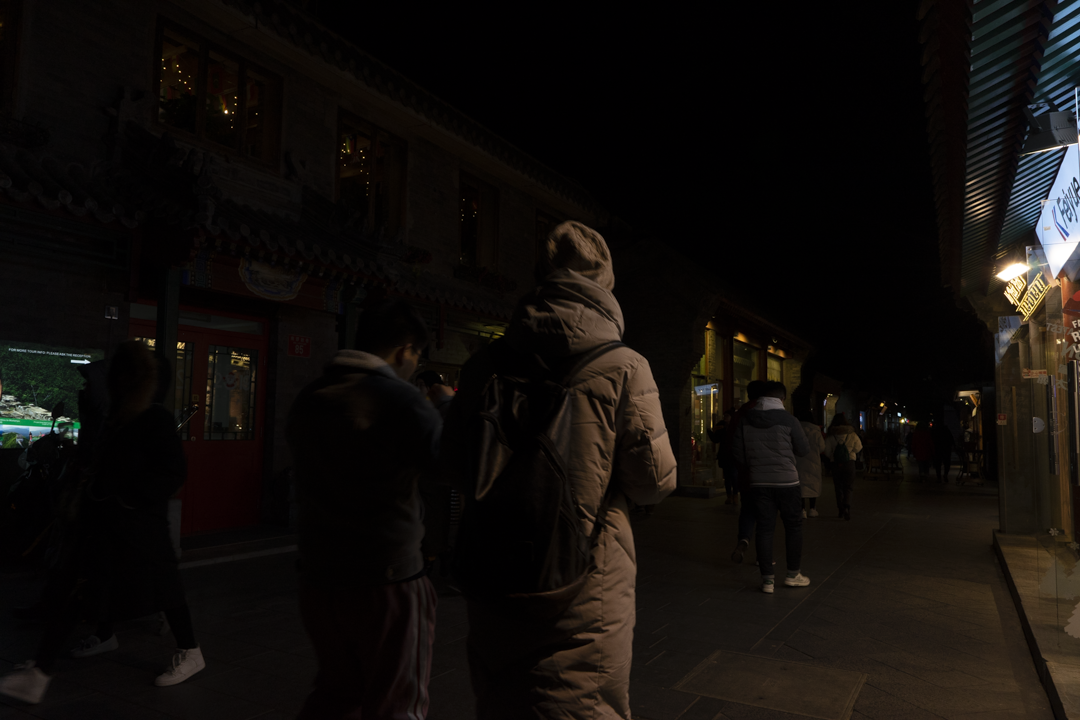
#> input picture Vision Artificial/Actividad1/imagenes/caso 1/Imagen1_original.png, 1080 x 720 px
$ jupyter execute caso1.ipynb
#> lines starting #> are read from the running program, lines starting #| are printed output that depends on the picture
[cell 1]
import matplotlib.pyplot as plt
import cv2
import numpy as np

# Leer la imagen y convertirla a escala de grises
I_gray = cv2.imread('Imagen1_original.png', cv2.IMREAD_GRAYSCALE)
#> I_gray: shape (720, 1080); min 0, max 255, mean 14.1

# Convertir a tipo float para aplicar la transformación
# Añadir 1 para evitar log(0)
I_normalizada = I_gray.astype(np.float64) + 1

# Parámetro de la transformación logarítmica
# Factor de escala
c = 1
c = 255 / np.log10(1 + 255)
print(c)
nbins = 512

# Función de transformación logarítmica
r = np.linspace(0, np.max(I_gray), nbins)   # Crear un rango de intensidades
#> r = 512 values from 0 to 255
s = c * np.log10(1 + r)                  # Aplicar la transformación logarítmica
#> s = 512 values from 0 to 255

# Graficar la función de transformación logarítmica
plt.figure()
plt.plot(r, s, linewidth=2)
plt.xlabel('Valor de Intensidad Original (r)')
plt.ylabel('Valor de Intensidad Transformado (s)')
plt.title(f'Función de Transformación Logarítmica (c={c})')
plt.grid(True)
plt.show()
#> figure, not shown here; curve peaks at x = 255, y = 255

# Aplicar la transformación logarítmica a la imagen
imagen_logaritmica = c * np.log10(1 + I_normalizada)
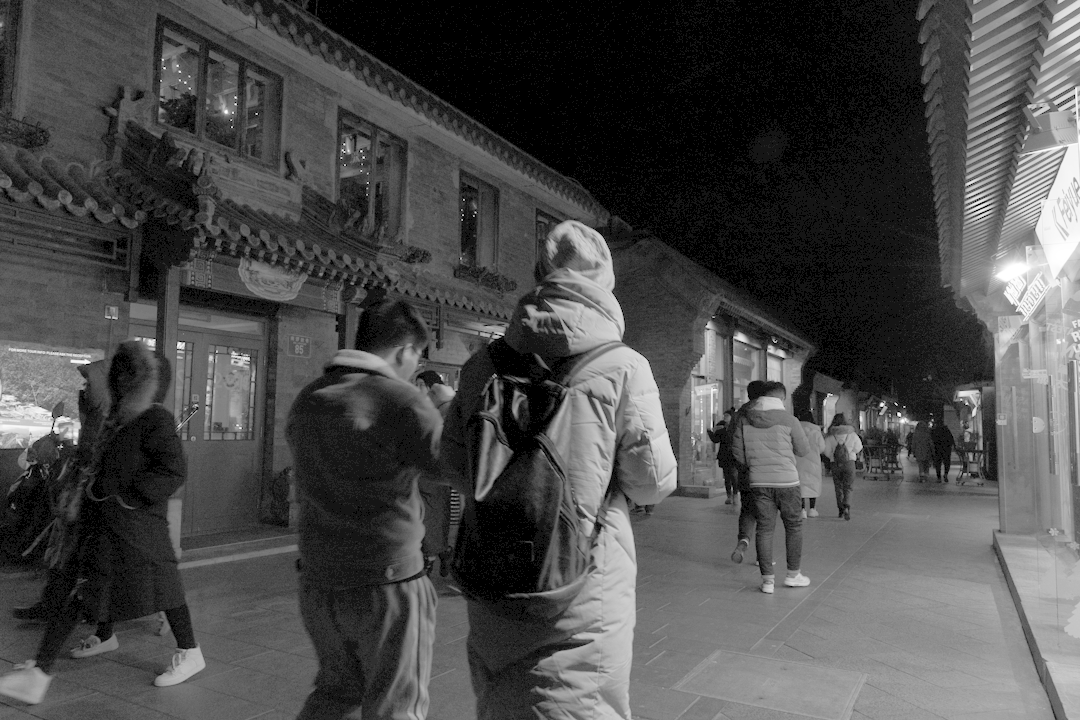
#> imagen_logaritmica: shape (720, 1080) float64; min 31.88, max 255.2, mean 97.6; drawn with min black and max white
# Convertir la imagen de vuelta a formato uint8
imagen_logaritmica = np.uint8(np.clip(imagen_logaritmica, 0, 255))
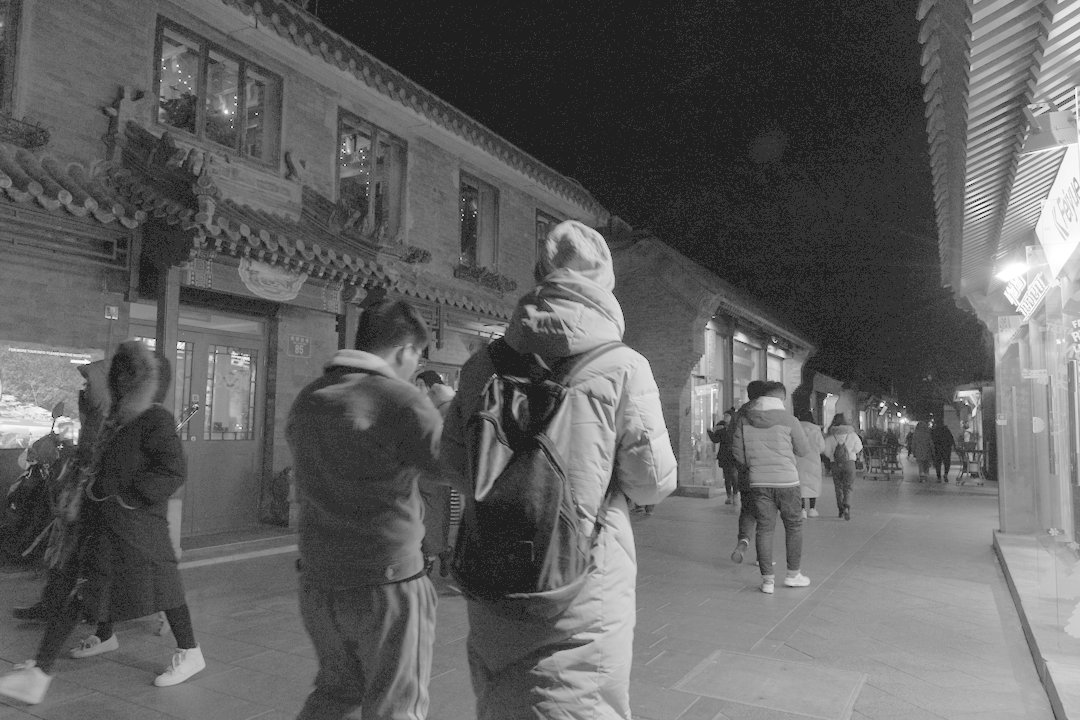
#> imagen_logaritmica: shape (720, 1080); min 31, max 255, mean 97

#mostrar.mostrarNormalizado(I_gray,I_log_norm)


# Mostrar la imagen original y la ecualizada
plt.figure(figsize=(12, 6))

# Imagen original
plt.subplot(1, 2, 1)
plt.imshow(cv2.cvtColor(I_gray, cv2.COLOR_BGR2RGB))
plt.title("Imagen original")
plt.axis("off")

# Imagen ecualizada
plt.subplot(1, 2, 2)
plt.imshow(imagen_logaritmica, cmap="gray")
plt.title("Imagen logaritmica")
cv2.imwrite("Imagen1_logaritmica.png", imagen_logaritmica)
plt.axis("off")

plt.tight_layout()
plt.show()

[cell 2]
import matplotlib.pyplot as plt
import cv2
import numpy as np

# Leer la imagen y convertirla a escala de grises
I_gray_log = cv2.imread('Imagen1_logaritmica.png', cv2.IMREAD_GRAYSCALE)

# Verificar si la imagen se cargó correctamente
if I_gray_log is None:
    print("Error: No se pudo cargar la imagen 'Imagen2_logaritmica.png'. Por favor, verifica la ruta y el nombre del archivo.")
else:
    # 2. Crear un objeto CLAHE y aplicar
    clahe = cv2.createCLAHE(clipLimit=3.0, tileGridSize=(8, 8))
    img_clahe = clahe.apply(I_gray_log)

    # Mostrar la imagen original y la ecualizada
    plt.figure(figsize=(12, 6))

    # Imagen original
    plt.subplot(1, 2, 1)
    plt.imshow(I_gray_log,cmap="gray")
    plt.title("Imagen Mutlipicada")
    plt.axis("off")

    # Imagen ecualizada
    plt.subplot(1, 2, 2)
    plt.imshow(img_clahe, cmap="gray") # Added cmap="gray" for consistent display
    plt.title("Imagen clahe")
    cv2.imwrite("Imagen1_logaritmica_clahe.png", img_clahe)
    plt.axis("off")

    plt.tight_layout()
    plt.show()

[cell 3]
# Cargar imagen
image_original = cv2.imread("Imagen1_original.png", cv2.COLOR_BGR2RGB)
#> image_original is the input picture: shape (720, 1080, 3); mean B, G, R 11.2, 13.8, 17.3
image_log = cv2.imread("Imagen1_logaritmica.png", cv2.COLOR_BGR2RGB)
image_clahe = cv2.imread("Imagen1_logaritmica_clahe.png",cv2.COLOR_BGR2RGB)
plt.figure(figsize=(18, 8))
# Imagen original
plt.subplot(2, 3, 1)
plt.imshow(image_original)
plt.title("Imagen original")
plt.axis("off")
plt.subplot(2, 3, 4)
plt.title("Histograma original")
plt.hist(image_original.ravel(), bins=256, range=(0, 256), color='black')
# Imagen multi
plt.subplot(2, 3, 2)
plt.imshow(image_log, cmap="gray")
plt.title("Imagen Transformada logaritmica")
plt.axis("off")
plt.subplot(2, 3, 5)
plt.title("Histograma  Transformada logaritmica")
plt.hist(image_log.ravel(), bins=256, range=(0, 256), color='black')
# Imagen ecualizada
plt.subplot(2, 3, 3)
plt.imshow(image_clahe, cmap="gray")
plt.title("Imagen Clahe")
plt.axis("off")
plt.subplot(2, 3, 6)
plt.title("Histograma Clahe")
plt.hist(image_clahe.ravel(), bins=256, range=(0, 256), color='black')
# Imagen ecualizada
plt.tight_layout()
plt.show()
#> figure, not shown here; B, G, R data is drawn as R, G, B; panel 2: tallest bar 438090 high, from x = 1 to 2; panel 4: tallest bar 109812 high, from x = 50 to 51; panel 6: tallest bar 28596 high, from x = 34 to 35


#1
plt.figure()
plt.imshow(image_original)
plt.title("Imagen original")
plt.axis("off")
plt.savefig("resultado1_original.png")
plt.close()

#2
plt.figure()
plt.imshow(image_log)
plt.title("Imagen Transformada logaritmica")
plt.axis("off")
plt.savefig("imagen1_logaritmica.png")
plt.close()

#3
plt.figure()
plt.imshow(image_clahe)
plt.title("Imagen CLAHE")
plt.axis("off")
plt.savefig("resultado1_clahe.png")
plt.close()

#4
plt.figure()
plt.hist(image_original.ravel(), bins=256, range=(0, 256), color='black')
plt.title("Histograma original")
plt.xlabel("Intensidad")
plt.ylabel("Pixeles")
plt.savefig("histograma1_original.png")
#> figure, not shown here; tallest bar 438090 high, from x = 1 to 2
plt.close()

#5
plt.figure()
plt.hist(image_log.ravel(), bins=256, range=(0, 256), color='black')
plt.title("Histograma  Transformada logaritmica")
plt.xlabel("Intensidad")
plt.ylabel("Pixeles")
plt.savefig("histograma1_logaritmica.png")
#> figure, not shown here; tallest bar 109812 high, from x = 50 to 51
plt.close()

#6
plt.figure()
plt.hist(image_clahe.ravel(), bins=256, range=(0, 256), color='black')
plt.title("Histograma CLAHE")
plt.xlabel("Intensidad")
plt.ylabel("Pixeles")
plt.savefig("histograma1_CLAHE.png")
#> figure, not shown here; tallest bar 28596 high, from x = 34 to 35
plt.close()

[cell 4]
import matplotlib.pyplot as plt
import cv2
import numpy as np
clipLimits = [2,3,10,40]
# Mostrar la imagen original y la ecualizada
plt.figure(figsize=(12, 6))

image_original = cv2.imread("Imagen1_original.png", cv2.COLOR_BGR2RGB)
image_log = cv2.imread("Imagen1_logaritmica.png", cv2.COLOR_BGR2RGB)


# Leer la imagen y convertirla a escala de grises
I_gray_log = cv2.imread('imagen1_logaritmica.png', cv2.IMREAD_GRAYSCALE)
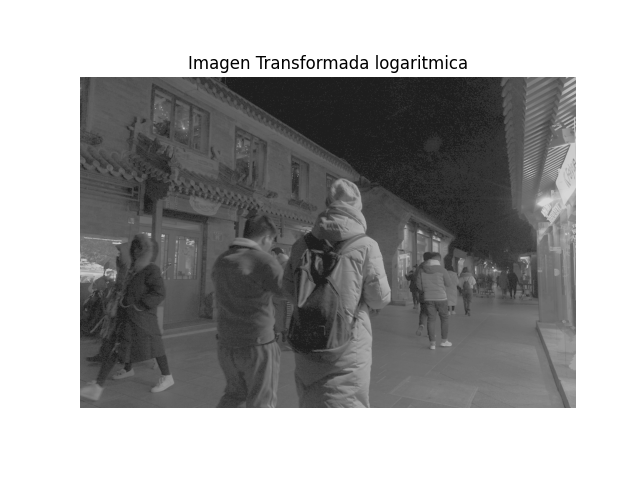
#> I_gray_log: shape (480, 640); min 0, max 255, mean 162
img_clahes= []
# Verificar si la imagen se cargó correctamente
if I_gray_log is None:
    print("Error: No se pudo cargar la imagen 'Imagen2_logaritmica.png'. Por favor, verifica la ruta y el nombre del archivo.")
else:
  for i, clip in enumerate(clipLimits, start=1):
      clahe = cv2.createCLAHE(clipLimit=clip, tileGridSize=(8, 8))
      img_clahe = clahe.apply(image_log)

      # Mostrar la imagen transformada
      plt.subplot(2, 4, i)
      plt.title(f"Clip = {clip}")
      plt.imshow(img_clahe, cmap='gray')
      plt.axis("off")
      img_clahes.append(img_clahe)
      filename = f"imagen1_clahe_{clip}.png"
      cv2.imwrite(filename, img_clahe)
      plt.subplot(2, 4, i+4)
      img_clahe_rgb = cv2.cvtColor(img_clahe, cv2.COLOR_GRAY2RGB)

      plt.hist(img_clahe_rgb.ravel(), bins=256, range=(0, 256), color='black')
      titlehist = f"Histograma CLAHE {clip}"
      filenamehist = f"Histograma_imagen1_CLAHE_{clip}.png"
      plt.title(titlehist)
      plt.xlabel("Intensidad")
      plt.ylabel("Pixeles")
      plt.savefig(filenamehist)
#> this loop made 4 passes
#> pass 1, `plt.savefig(filenamehist)`:
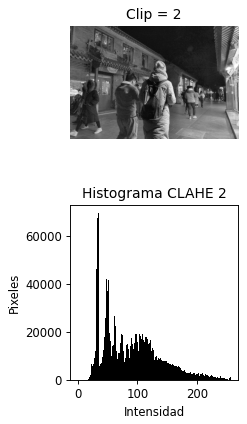
#> figure drawn by matplotlib, 2 panels; panel 2: tallest bar 69459 high, from x = 34 to 35
#> after the loop:
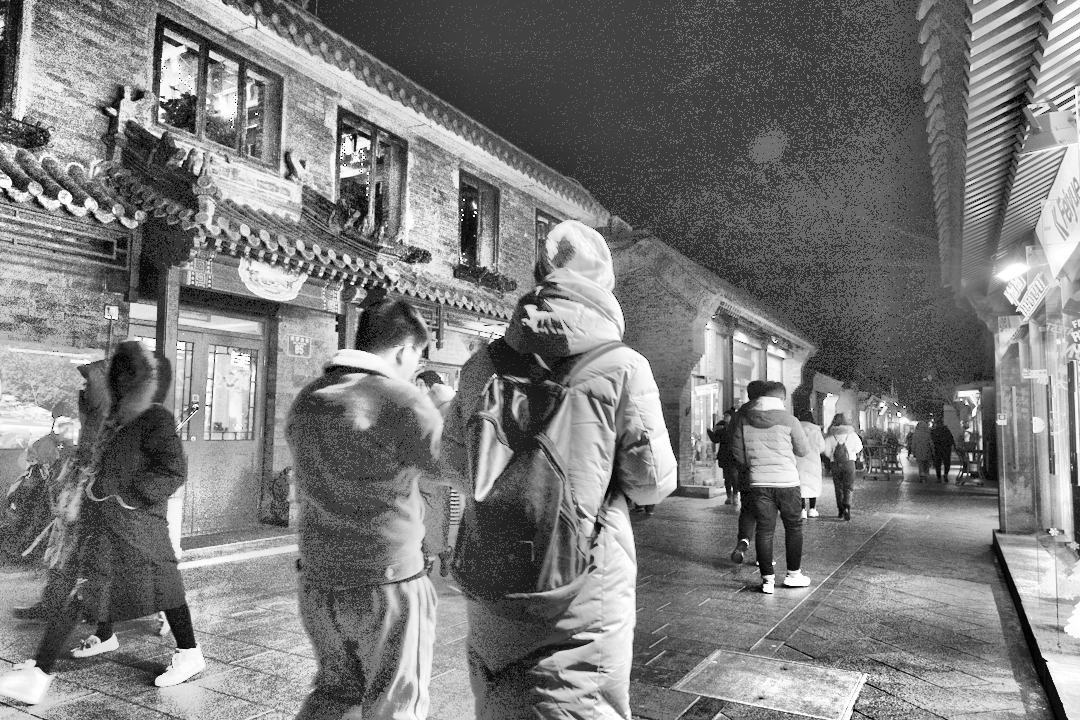
#> img_clahe: shape (720, 1080); min 0, max 255, mean 123
#> after the loop, img_clahes = 4 items
img_eq =cv2.equalizeHist(image_log)
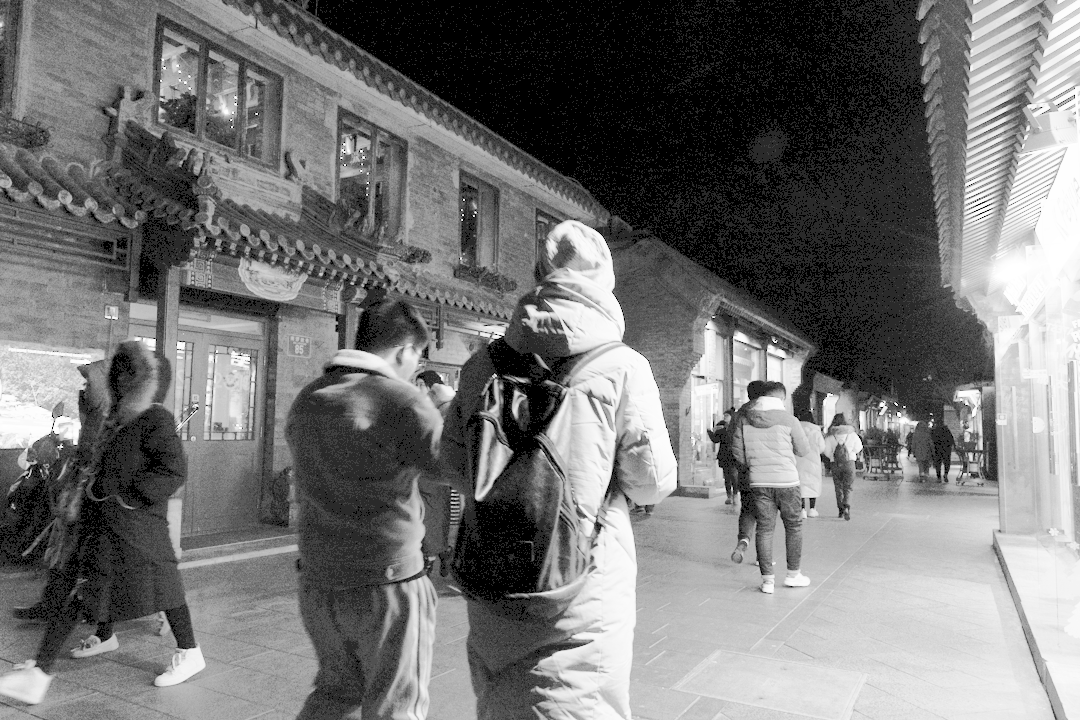
#> img_eq: shape (720, 1080); min 0, max 255, mean 116.6

# Ajustar diseño y mostrar la cuadrícula
plt.tight_layout()
plt.show()
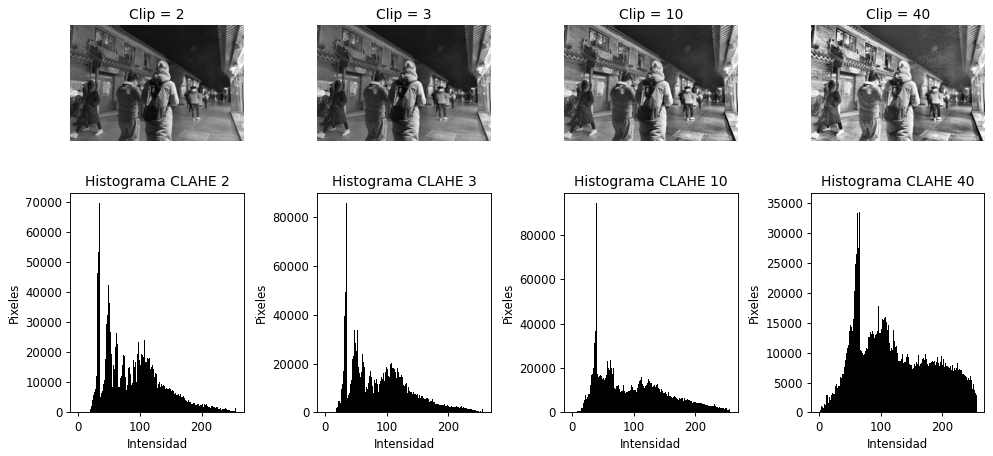
#> figure drawn by matplotlib, 8 panels; panel 2: tallest bar 69459 high, from x = 34 to 35; panel 4: tallest bar 85788 high, from x = 34 to 35; panel 6: tallest bar 94278 high, from x = 39 to 40; panel 8: tallest bar 34977 high, from x = 63 to 64
# Mostrar la imagen original y la ecualizada
plt.figure(figsize=(12, 6))
# Imagen multi
plt.subplot(2,1, 1)
plt.imshow(img_eq, cmap="gray")
cv2.imwrite("Imagen1_equalizada.png", img_eq)
plt.title("Imagen equalizada")
plt.axis("off")
plt.subplot(2, 1, 2)
plt.title("Histograma  ecualizada")
plt.hist(img_eq.ravel(), bins=256, range=(0, 256), color='black')
# Ajustar diseño y mostrar la cuadrícula
plt.tight_layout()
plt.show()
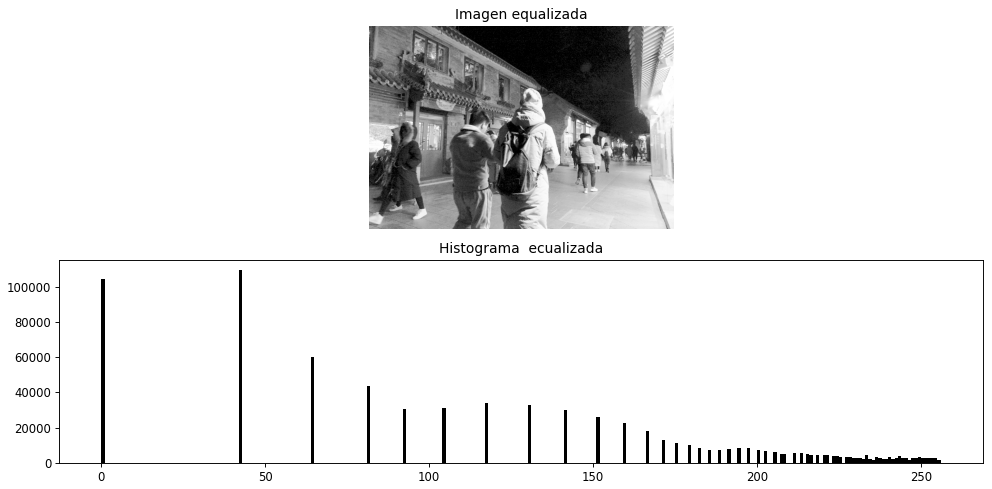
#> figure drawn by matplotlib, 2 panels; panel 2: tallest bar 109812 high, from x = 42 to 43
